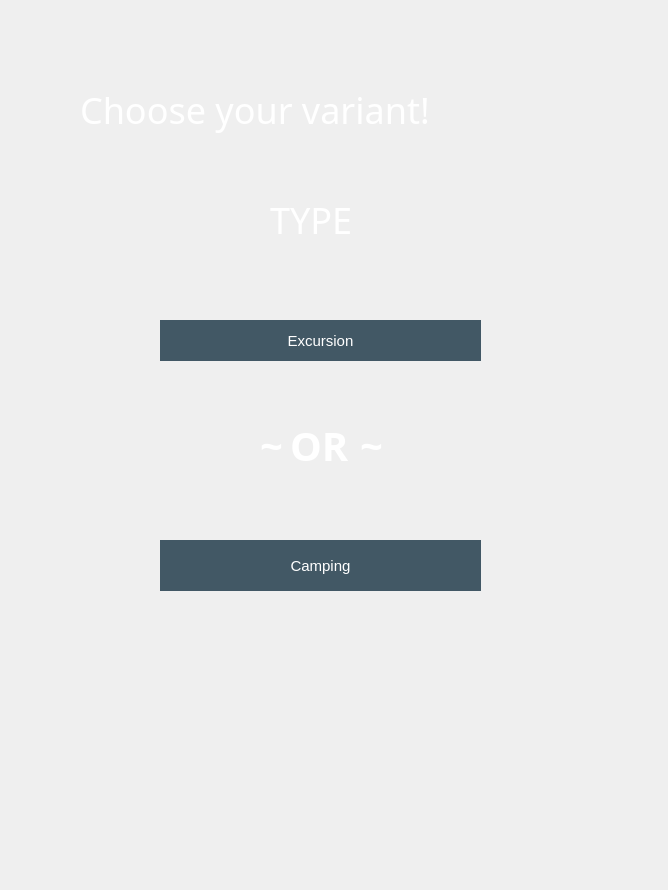
<?xml version="1.0" encoding="UTF-8"?>
<ui version="4.0">
 <class>MainWindow</class>
 <widget class="QMainWindow" name="MainWindow">
  <property name="geometry">
   <rect>
    <x>0</x>
    <y>0</y>
    <width>668</width>
    <height>890</height>
   </rect>
  </property>
  <property name="windowTitle">
   <string>MainWindow</string>
  </property>
  <property name="styleSheet">
   <string notr="true">backgroud: opacity 0;
</string>
  </property>
  <widget class="QWidget" name="centralwidget">
   <property name="styleSheet">
    <string notr="true">background-image: url(./images/back.jpg);
</string>
   </property>
   <widget class="QLabel" name="label">
    <property name="geometry">
     <rect>
      <x>80</x>
      <y>80</y>
      <width>491</width>
      <height>61</height>
     </rect>
    </property>
    <property name="font">
     <font>
      <family>Luckiest Guy</family>
      <pointsize>36</pointsize>
     </font>
    </property>
    <property name="acceptDrops">
     <bool>false</bool>
    </property>
    <property name="autoFillBackground">
     <bool>false</bool>
    </property>
    <property name="styleSheet">
     <string notr="true">color: white;
background: opacity 0;

</string>
    </property>
    <property name="text">
     <string>&lt;!DOCTYPE HTML PUBLIC &quot;-//W3C//DTD HTML 4.0//EN&quot; &quot;http://www.w3.org/TR/REC-html40/strict.dtd&quot;&gt;
&lt;html&gt;&lt;head&gt;&lt;meta name=&quot;qrichtext&quot; content=&quot;1&quot; /&gt;&lt;style type=&quot;text/css&quot;&gt;
&lt;/style&gt;&lt;/head&gt;&lt;body style=&quot; font-family:'Luckiest Guy','cursive'; font-size:45px; font-weight:400; font-style:normal;&quot;&gt;
&lt;p style=&quot; margin-top:0px; margin-bottom:0px; margin-left:0px; margin-right:0px; -qt-block-indent:0; text-indent:0px;&quot;&gt;&lt;span style=&quot; font-size:27pt;&quot;&gt;Choose your variant!&lt;/span&gt;&lt;/p&gt;&lt;/body&gt;&lt;/html&gt;</string>
    </property>
    <property name="wordWrap">
     <bool>false</bool>
    </property>
   </widget>
   <widget class="QLabel" name="label_2">
    <property name="geometry">
     <rect>
      <x>290</x>
      <y>420</y>
      <width>71</width>
      <height>51</height>
     </rect>
    </property>
    <property name="font">
     <font>
      <family>Merienda</family>
      <pointsize>-1</pointsize>
      <weight>75</weight>
      <italic>false</italic>
      <bold>true</bold>
      <underline>false</underline>
     </font>
    </property>
    <property name="autoFillBackground">
     <bool>false</bool>
    </property>
    <property name="styleSheet">
     <string notr="true">font-family: 'Merienda';
color: #fff;
font-weight: bold;
font-size: 40px;
background: opacity 0;</string>
    </property>
    <property name="text">
     <string>OR</string>
    </property>
   </widget>
   <widget class="QPushButton" name="button_outcountry_warm_excursion">
    <property name="geometry">
     <rect>
      <x>160</x>
      <y>320</y>
      <width>321</width>
      <height>41</height>
     </rect>
    </property>
    <property name="styleSheet">
     <string notr="true">QPushButton{
background-color: #425865;
border: 2px solid #425865;
border-radius: 30px;
color: white;
font-family: 'Luckiest Guy', cursive;
font-size: 15px;
}
QPushButton:pressed{
	background-color: #fa4244;
}</string>
    </property>
    <property name="text">
     <string>Excursion</string>
    </property>
   </widget>
   <widget class="QPushButton" name="button_outcountry_warm_camping">
    <property name="geometry">
     <rect>
      <x>160</x>
      <y>540</y>
      <width>321</width>
      <height>51</height>
     </rect>
    </property>
    <property name="styleSheet">
     <string notr="true">QPushButton{
background-color: #425865;
border: 2px solid #425865;
border-radius: 30px;
color: white;
font-family: 'Luckiest Guy', cursive;
font-size: 15px;
}
QPushButton:pressed{
	background-color: #fa4244;
}</string>
    </property>
    <property name="text">
     <string>Camping</string>
    </property>
   </widget>
   <widget class="QLabel" name="label_3">
    <property name="geometry">
     <rect>
      <x>360</x>
      <y>420</y>
      <width>31</width>
      <height>51</height>
     </rect>
    </property>
    <property name="font">
     <font>
      <family>Merienda</family>
      <pointsize>-1</pointsize>
      <weight>75</weight>
      <italic>false</italic>
      <bold>true</bold>
      <underline>false</underline>
     </font>
    </property>
    <property name="autoFillBackground">
     <bool>false</bool>
    </property>
    <property name="styleSheet">
     <string notr="true">font-family: 'Merienda';
color: #fff;
font-weight: bold;
font-size: 40px;
background: opacity 0;</string>
    </property>
    <property name="text">
     <string>~</string>
    </property>
   </widget>
   <widget class="QLabel" name="label_4">
    <property name="geometry">
     <rect>
      <x>260</x>
      <y>420</y>
      <width>31</width>
      <height>51</height>
     </rect>
    </property>
    <property name="font">
     <font>
      <family>Merienda</family>
      <pointsize>-1</pointsize>
      <weight>75</weight>
      <italic>false</italic>
      <bold>true</bold>
      <underline>false</underline>
     </font>
    </property>
    <property name="autoFillBackground">
     <bool>false</bool>
    </property>
    <property name="styleSheet">
     <string notr="true">font-family: 'Merienda';
color: #fff;
font-weight: bold;
font-size: 40px;
background: opacity 0;</string>
    </property>
    <property name="text">
     <string>~</string>
    </property>
   </widget>
   <widget class="QLabel" name="label_5">
    <property name="geometry">
     <rect>
      <x>270</x>
      <y>190</y>
      <width>211</width>
      <height>61</height>
     </rect>
    </property>
    <property name="font">
     <font>
      <family>Luckiest Guy</family>
      <pointsize>36</pointsize>
     </font>
    </property>
    <property name="acceptDrops">
     <bool>false</bool>
    </property>
    <property name="autoFillBackground">
     <bool>false</bool>
    </property>
    <property name="styleSheet">
     <string notr="true">color: white;
background: opacity 0;

</string>
    </property>
    <property name="text">
     <string>&lt;!DOCTYPE HTML PUBLIC &quot;-//W3C//DTD HTML 4.0//EN&quot; &quot;http://www.w3.org/TR/REC-html40/strict.dtd&quot;&gt;
&lt;html&gt;&lt;head&gt;&lt;meta name=&quot;qrichtext&quot; content=&quot;1&quot; /&gt;&lt;style type=&quot;text/css&quot;&gt;
&lt;/style&gt;&lt;/head&gt;&lt;body style=&quot; font-family:'Luckiest Guy','cursive'; font-size:45px; font-weight:400; font-style:normal;&quot;&gt;
&lt;p style=&quot; margin-top:0px; margin-bottom:0px; margin-left:0px; margin-right:0px; -qt-block-indent:0; text-indent:0px;&quot;&gt;&lt;span style=&quot; font-size:27pt;&quot;&gt;TYPE&lt;/span&gt;&lt;/p&gt;&lt;/body&gt;&lt;/html&gt;</string>
    </property>
    <property name="wordWrap">
     <bool>false</bool>
    </property>
   </widget>
  </widget>
 </widget>
 <resources/>
 <connections/>
</ui>
